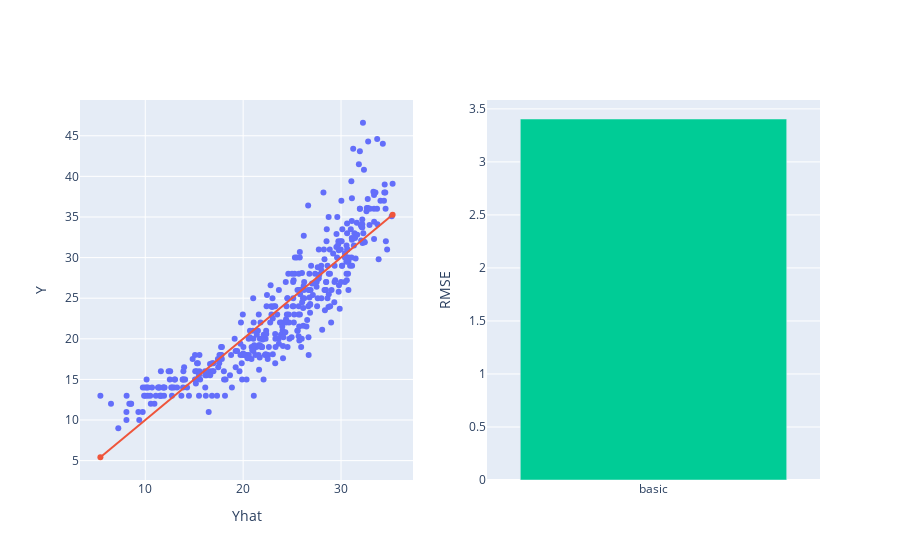

Here is the notebook cell this chart was saved with:
### Code cell
from sklearn.linear_model import LinearRegression

model = LinearRegression()
model.fit(basic_design_matrix(data), data['mpg'])
evaluate_model("basic", model, basic_design_matrix, models)

### Figure 1 — Plotly figure (JSON) as saved in the notebook; plotly's stock layout.template omitted (floating-point values rounded to 4 significant figures; data arrays with more than 128 entries replaced by an {"elided": "..."} marker saying what was removed)
{"data": [{"mode": "markers", "type": "scatter", "x": {"elided": "392 float values"}, "xaxis": "x", "y": {"elided": "392 float values"}, "yaxis": "y"}, {"name": "y=yhat", "type": "scatter", "x": [5.417, 35.27], "xaxis": "x", "y": [5.417, 35.27], "yaxis": "y"}, {"type": "bar", "x": ["basic"], "xaxis": "x2", "y": [3.404], "yaxis": "y2"}], "layout": {"showlegend": false, "xaxis": {"anchor": "y", "domain": [0, 0.45], "title": {"text": "Yhat"}}, "xaxis2": {"anchor": "y2", "domain": [0.55, 1]}, "yaxis": {"anchor": "x", "domain": [0, 1], "title": {"text": "Y"}}, "yaxis2": {"anchor": "x2", "domain": [0, 1], "title": {"text": "RMSE"}}}}
